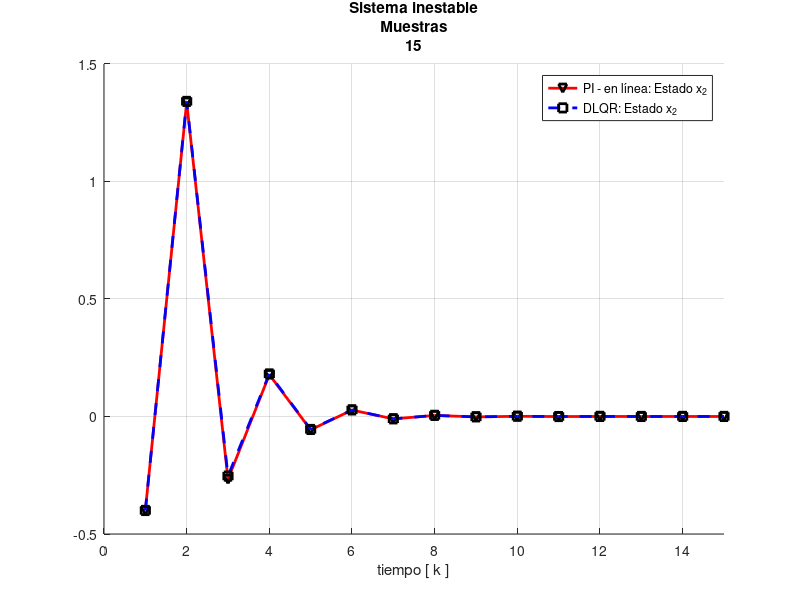

The MATLAB source for this figure:
close all;clc;clear all;
figure;hold on;

% This is just to simulate the system


%Inestable
A=[-1 2;2.2 1.7];
B=[2;1.6];

T = 15;

%K1 = [1.18188  -0.66629] %K PI online

K1 = [-0.35548  0.98831] %K PI online

x(:,1)=[0.5;-0.4];

for i=1:T
    x(:,i+1)=A*x(:,i)-B*K1*x(:,i);
end

K2 = [-0.36083  0.98709] %DLQR off line

x2(:,1)=[0.5;-0.4];

for i=1:T
    x2(:,i+1)=A*x2(:,i)-B*K2*x2(:,i);
end


figure(1)
hold on;
grid on;
plot( (1:T), x(2,1:T),"marker", "v", "markerEdgeColor", "k", ... 
     "markersize", 6, "linewidth", 2, "color","r");
     
plot( (1:T), x2(2,1:T),"marker", "s", "markerEdgeColor", "k", ... 
     "markersize", 6, "linewidth", 2, "linestyle", "--", "color","blue");

     
xlabel("tiempo [ k ]")
xlim ([0,T])
     
title({"Sistema inestable", "Muestras", T})
legend("PI - en línea: Estado x_{2}","DLQR: Estado x_{2}")
